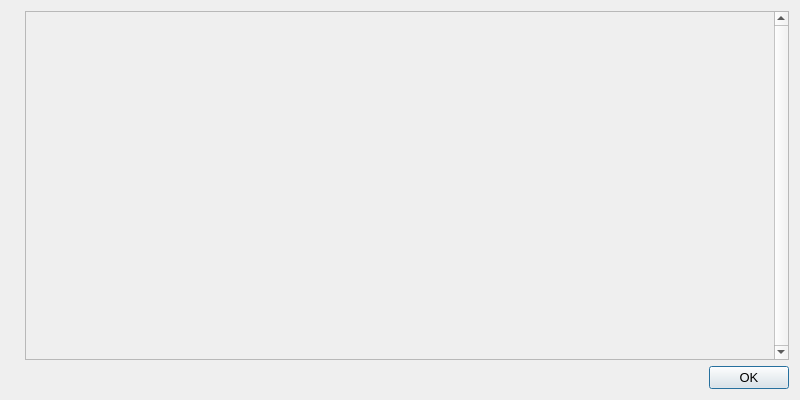
<?xml version="1.0" encoding="UTF-8"?>
<ui version="4.0">
 <class>HelpMessageDialog</class>
 <widget class="QDialog" name="HelpMessageDialog">
  <property name="geometry">
   <rect>
    <x>0</x>
    <y>0</y>
    <width>800</width>
    <height>400</height>
   </rect>
  </property>
  <property name="font">
   <font>
    <pointsize>10</pointsize>
   </font>
  </property>
  <property name="windowTitle">
   <string notr="true">LUX Core - Command-line options</string>
  </property>
  <layout class="QHBoxLayout" name="horizontalLayout_2">
   <item>
    <widget class="QLabel" name="graphic">
     <property name="sizePolicy">
      <sizepolicy hsizetype="Preferred" vsizetype="Ignored">
       <horstretch>0</horstretch>
       <verstretch>0</verstretch>
      </sizepolicy>
     </property>
     <property name="pixmap">
      <pixmap resource="../lux.qrc">:/images/about</pixmap>
     </property>
    </widget>
   </item>
   <item>
    <layout class="QVBoxLayout" name="verticalLayout">
     <item>
      <widget class="QScrollArea" name="scrollArea">
       <property name="verticalScrollBarPolicy">
        <enum>Qt::ScrollBarAlwaysOn</enum>
       </property>
       <property name="widgetResizable">
        <bool>true</bool>
       </property>
       <widget class="QWidget" name="scrollAreaWidgetContents">
        <property name="geometry">
         <rect>
          <x>0</x>
          <y>0</y>
          <width>659</width>
          <height>348</height>
         </rect>
        </property>
        <layout class="QVBoxLayout" name="verticalLayout_2">
         <item>
          <widget class="QLabel" name="helpMessageLabel">
           <property name="cursor">
            <cursorShape>IBeamCursor</cursorShape>
           </property>
           <property name="textFormat">
            <enum>Qt::PlainText</enum>
           </property>
           <property name="openExternalLinks">
            <bool>true</bool>
           </property>
           <property name="textInteractionFlags">
            <set>Qt::LinksAccessibleByMouse|Qt::TextSelectableByKeyboard|Qt::TextSelectableByMouse</set>
           </property>
          </widget>
         </item>
        </layout>
       </widget>
      </widget>
     </item>
     <item>
      <widget class="QDialogButtonBox" name="okButton">
       <property name="orientation">
        <enum>Qt::Horizontal</enum>
       </property>
       <property name="standardButtons">
        <set>QDialogButtonBox::Ok</set>
       </property>
      </widget>
     </item>
    </layout>
   </item>
  </layout>
 </widget>
 <resources>
  <include location="../lux.qrc"/>
 </resources>
 <connections>
  <connection>
   <sender>okButton</sender>
   <signal>accepted()</signal>
   <receiver>HelpMessageDialog</receiver>
   <slot>accept()</slot>
   <hints>
    <hint type="sourcelabel">
     <x>20</x>
     <y>20</y>
    </hint>
    <hint type="destinationlabel">
     <x>20</x>
     <y>20</y>
    </hint>
   </hints>
  </connection>
  <connection>
   <sender>okButton</sender>
   <signal>rejected()</signal>
   <receiver>HelpMessageDialog</receiver>
   <slot>reject()</slot>
   <hints>
    <hint type="sourcelabel">
     <x>20</x>
     <y>20</y>
    </hint>
    <hint type="destinationlabel">
     <x>20</x>
     <y>20</y>
    </hint>
   </hints>
  </connection>
 </connections>
</ui>
